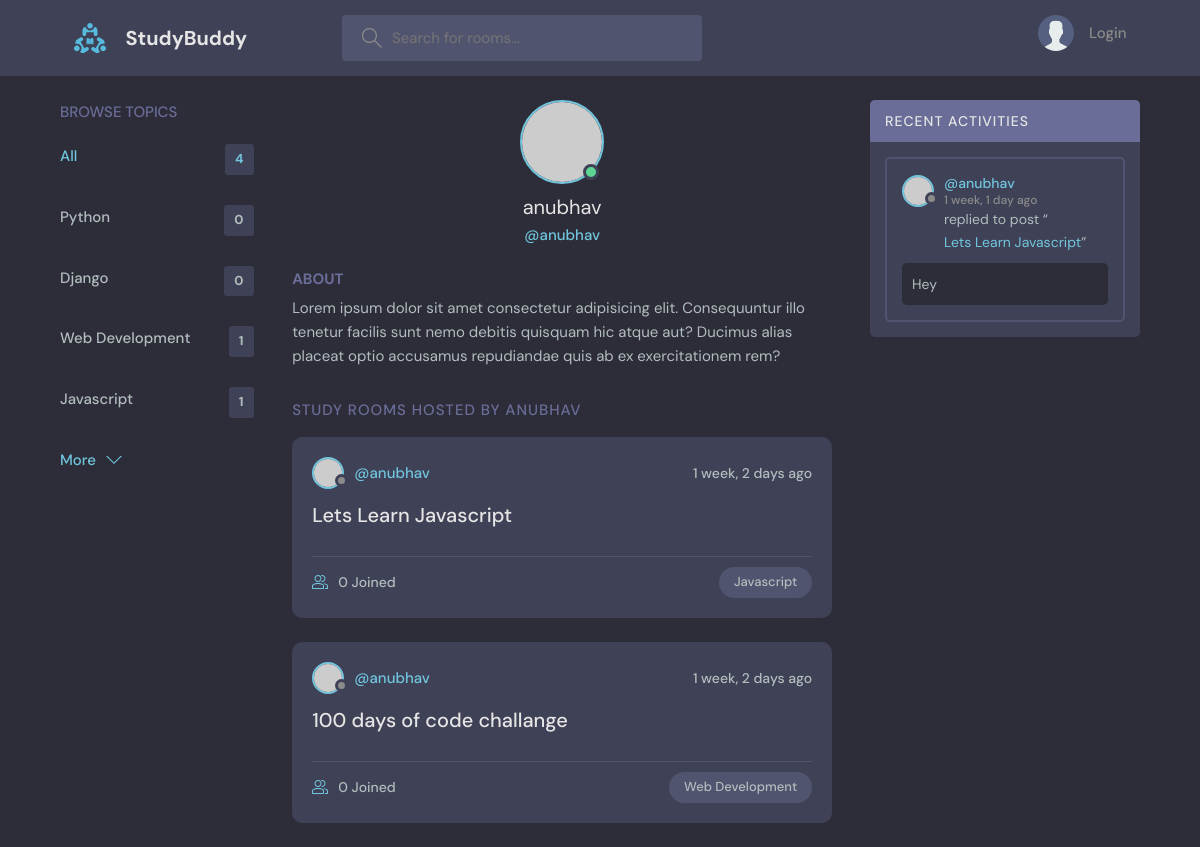
Page /profile/1/ on the earlier database version.
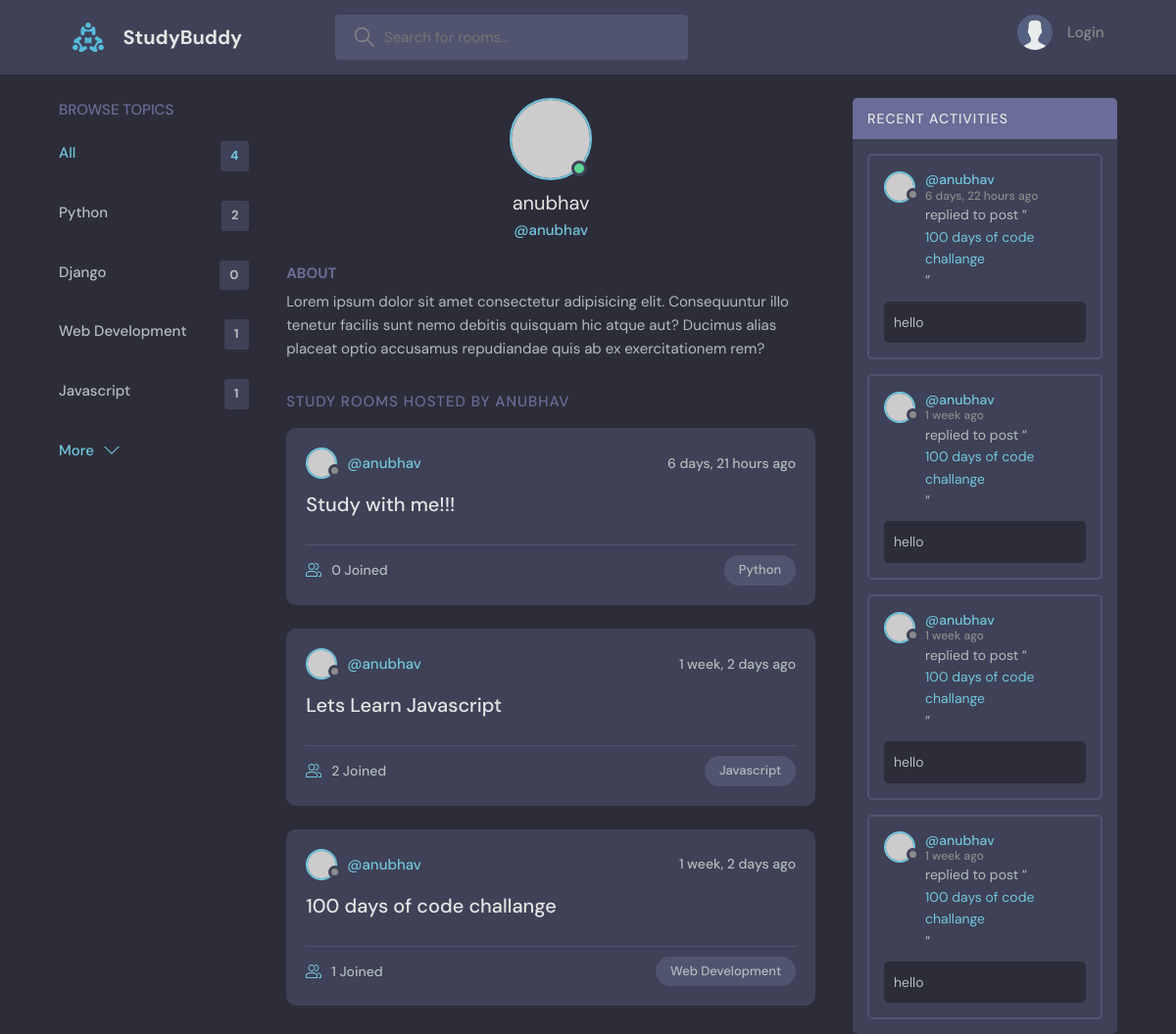
Same page on the later database version.
### base/models.py (models this page shows, shortened)
class Topic(models.Model):
  name = models.CharField(max_length=200)

class Room(models.Model):
  host =  models.ForeignKey(User,on_delete=models.SET_NULL,null=True)
  topic =  models.ForeignKey(Topic,on_delete=models.SET_NULL,null=True)
  name = models.CharField(max_length=200)
  description =  models.TextField(null=True,blank=True)
  participants = models.ManyToManyField(User,related_name='paticipants', blank=True)
  updated =  models.DateTimeField(auto_now=True)
  created =  models.DateTimeField(auto_now_add=True)
  class Meta:
    ordering = ['-updated','-created']
  def __str__(self):
    return self.name

class Message(models.Model):
  user = models.ForeignKey(User,on_delete=models.CASCADE)
  room =  models.ForeignKey(Room,on_delete=models.CASCADE)
  body =  models.TextField()
  updated =  models.DateTimeField(auto_now=True)
  created =  models.DateTimeField(auto_now_add=True)
  class Meta:
    ordering = ['-updated','-created']
  def __str__(self):
    return self.body[0:50]

### base/views.py (the view)
# urls.py: path('profile/<str:pk>/',views.userProfile, name='user-profile'),
def userProfile(request, pk):
    user = User.objects.get(id=pk)
    rooms = user.room_set.all()
    room_message = user.message_set.all()
    topics = Topic.objects.all()
    context = {
        "user": user,
        "rooms": rooms,
        "room_messages": room_message,
        "topics": topics,
    }
    return render(request, "base/profile.html", context)

### base/templates/base/profile.html (shortened to what this page needs)
{% extends "main.html" %}
{% block content %}
  <main class="profile-page layout layout--3">
    <div class="container">
      {%include 'base/topics_components.html'%}
      <div class="roomList">
        <div class="profile">
          <div class="profile__avatar">
            <div class="avatar avatar--large active">
              <img src="https://randomuser.me/api/portraits/men/11.jpg" />
            </div>
          </div>
          <div class="profile__info">
            <h3>{{user.username}}</h3>
            <p>@{{user.username}}</p>
          </div>
          <div class="profile__about">
            <h3>About</h3>
            <p>
              Lorem ipsum dolor sit amet consectetur adipisicing elit. Consequuntur illo tenetur
              facilis sunt nemo debitis quisquam hic atque aut? Ducimus alias placeat optio
              accusamus repudiandae quis ab ex exercitationem rem?
            </p>
          </div>
        </div>
        <div class="roomList__header">
          <div>
            <h2>Study Rooms Hosted by {{user.username}}</a>
            </h2>
          </div>
        </div>
        {%include 'base/feed_component.html'%}
      </div>
      {%include 'base/activity_component.html'%}
    </div>
  </main>
{% endblock content %}

### base/templates/base/topics_components.html
<div class="topics">
      <div class="topics__header">
        <h2>Browse Topics</h2>
      </div>
      <ul class="topics__list">
        <li>
          <a href="{%url 'home'%}" class="active">All <span>{{topics.count}}</span></a>
        </li>
    {% for topic in topics%}
        <li>
          <a href="{%url "home"%}?q={{topic.name}}">{{topic.name}} <span>{{topic.room_set.all.count}}</span></a>
        </li>
    {% endfor %}
      </ul>
      <a class="btn btn--link" href="topics.html">
        More
        <svg version="1.1" xmlns="http://www.w3.org/2000/svg" width="32" height="32" viewBox="0 0 32 32">
          <title>chevron-down</title>
          <path d="M16 21l-13-13h-3l16 16 16-16h-3l-13 13z"></path>
        </svg>
      </a>
    </div>

### base/templates/base/feed_component.html (shortened to what this page needs)
{% for room in rooms %}
<div class="roomListRoom">
  <div class="roomListRoom__header">
    <a href="{%url 'user-profile' room.host.id%}" class="roomListRoom__author">
      <div class="avatar avatar--small">
        <img src="https://randomuser.me/api/portraits/women/11.jpg" />
      </div>
      <span>@{{room.host.username}}</span>
    </a>
    <div class="roomListRoom__actions">
      <span>{{room.created|timesince}} ago</span>
    </div>
  </div>
  <div class="roomListRoom__content">
  <a href="{%url 'room' room.id%}">{{room.name}}</a>
  </div>
  <div class="roomListRoom__meta">
    <a href="{%url 'room' room.id%}" class="roomListRoom__joined">
      {{room.participants.all.count}} Joined
    </a>
    <p class="roomListRoom__topic">{{room.topic.name}}</p>
  </div>
</div>
{% endfor %}

### base/templates/base/activity_component.html (shortened to what this page needs)
<div class="activities">
      <div class="activities__header">
        <h2>Recent Activities</h2>
      </div>
  {%for message in room_messages%}
  <div class="activities__box">
    <div class="activities__boxHeader roomListRoom__header">
      <a href="{%url "user-profile" message.user.id%}" class="roomListRoom__author">
        <div class="avatar avatar--small">
          <img src="https://randomuser.me/api/portraits/women/11.jpg" />
        </div>
        <p>
          @{{message.user}}
          <span>{{message.created|timesince}} ago</span>
        </p>
      </a>
    </div>
    <div class="activities__boxContent">
      <p>replied to post “<a href="{%url 'room' message.room.id%}">{{message.room}}</a>”</p>
      <div class="activities__boxRoomContent">
        {{message}}
      </div>
    </div>
  </div>
{%endfor%}
  </div>

Differences in the rows shown:
removed Message: user "anubhav", created "1 week, 1 day", room "Lets Learn Javascript", body "Hey"
computed for Topic "Python": room_set.all.count "0" → "2"
added Room: host.username "anubhav", created "6 days, 21 hours", name "Study with me!!!", participants.all.count "0", topic.name "Python"
changed Room "Lets Learn Javascript": participants.all.count "0" → "2"
computed for Room "100 days of code challange": participants.all.count "0" → "1"
added Message: user "anubhav", created "6 days, 22 hours", room "100 days of code challange", body "hello"
added Message: user "anubhav", created "1 week", room "100 days of code challange", body "hello"
added Message: user "anubhav", created "1 week", room "100 days of code challange", body "hello"
added Message: user "anubhav", created "1 week", room "100 days of code challange", body "hello"
